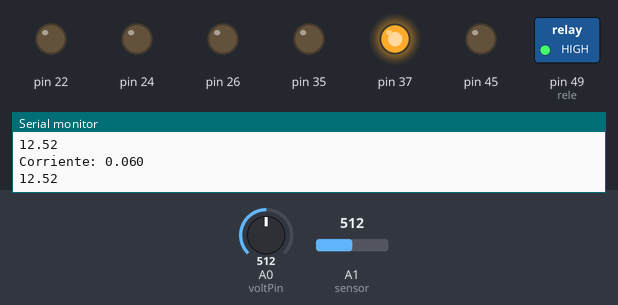
Simulated run of this sketch. Board: Arduino Mega 2560, built with avr-gcc and run on an emulated ATmega2560. Shown: switched loads named in the sketch (green lamp = pin HIGH), output pins drawn as LEDs (lit = HIGH), the last lines printed to the serial monitor. Inputs (shaded band) come from the test bench; at power-on: A0 (voltPin) = 512, A1 (sensor) = 512.

Above: at 1.2 s.
1.3 s: A0 (voltPin) set to 633
2.8 s: A0 (voltPin) set to 660
At 3.4 s:
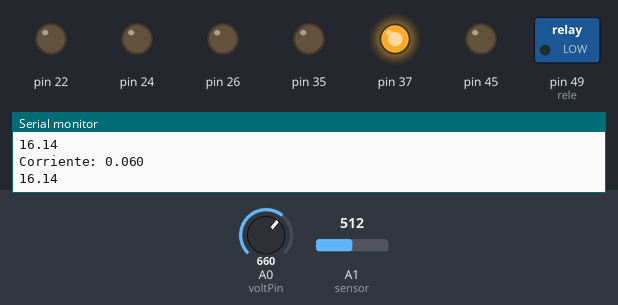
4.3 s: A0 (voltPin) set to 604
5.8 s: A0 (voltPin) set to 579
At 6.1 s:
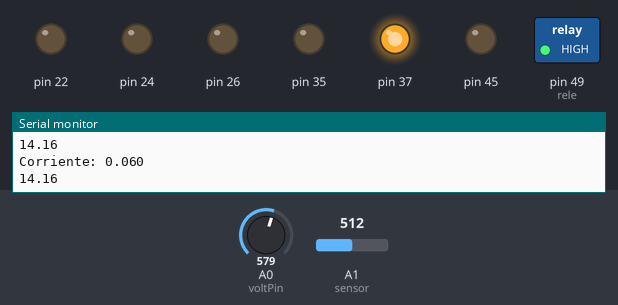
7.3 s: A0 (voltPin) set to 716
At 7.7 s:
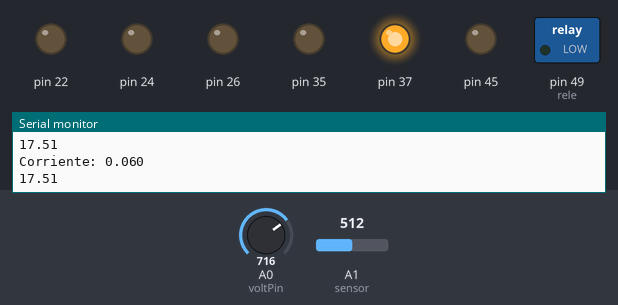
Timing chart, 0 to 9.8 s (numbered marks = the images above; inputs shaded):
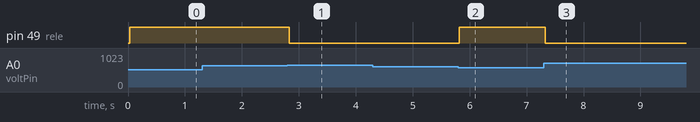

Measured:
- the behaviour switches between 644 and 645 on A0 (voltPin) (found by bisection; images 0 and 1)
- the behaviour switches between 594 and 593 on A0 (voltPin) (found by bisection; images 1 and 2)
- after the input at 2.8 s, pin 49 (rele): HIGH → LOW at once
- after the input at 5.8 s, pin 49 (rele): LOW → HIGH at once
- after the input at 7.3 s, pin 49 (rele): HIGH → LOW at once

The sketch:

Ampere_Meter_Test_DC.ino
```cpp
float Sensibilidad=0.1135; //sensibilidad en Voltios/Amperio para sensor // 5.4A for 60w test load
float Medio = 2.4956; // voltage del sensor para una corriente de 0A
const int voltPin = A0;   // seleccionar la entrada para el sensor
int volt;         // variable que almacena el valor raw (0 a 1023)
float fvolt;            // variable que almacena el voltaje (0.0 a 25.0)
const int rele = 49;
const bool cargar = 1;

void setup() {
  pinMode(A0, INPUT);
  pinMode(A1, INPUT);
  pinMode(A2, INPUT);
  pinMode(37,OUTPUT);
  digitalWrite(37,1);
  pinMode(35,OUTPUT);
  digitalWrite(35,0);
  pinMode(45,OUTPUT);
  digitalWrite(45,0);
  pinMode(22,OUTPUT);
  digitalWrite(22,0);
  pinMode(24,OUTPUT);
  digitalWrite(24,0);
  pinMode(26,OUTPUT);
  digitalWrite(26,0);
  pinMode(rele,OUTPUT);

  /*pinMode(43,OUTPUT);
  digitalWrite(43,1);*/
  Serial.begin(115200);
}

void loop() {
  float I=get_corriente(200);//obtenemos la corriente promedio de 500 muestras
  Serial.print("Corriente: ");
  Serial.println(I,3);

  volt = analogRead(voltPin);          // realizar la lectura
   fvolt = floatmap(volt, 0, 1023, 0.0, 25.0);   // cambiar escala a 0.0 - 25.0
   Serial.println(fvolt - I*-0.15);                     // mostrar el valor por serial
   //Serial.println(analogRead(A1));
   if (cargar == 0)
   {
    fvolt = 20;
   }
   if (fvolt <= 14.5)
   {
    digitalWrite(rele,1); //invertido
   }
   if (fvolt >= 15.75)
   {
    digitalWrite(rele,0);
   }


  delay(10);
}

float get_corriente(int n_muestras)
{
  float voltajeSensor;
  float corriente=0;
  for(int i=0;i<n_muestras;i++)
  {
    voltajeSensor = analogRead(A1) * (5.0 / 1023.0);////lectura del sensor
    corriente=corriente+(voltajeSensor-Medio)/Sensibilidad; //Ecuación  para obtener la corriente
  }
  corriente=corriente/n_muestras;
  return(corriente);
}

// cambio de escala entre floats
float floatmap(float x, float in_min, float in_max, float out_min, float out_max)
{
   return (x - in_min) * (out_max - out_min) / (in_max - in_min) + out_min;
}
```
